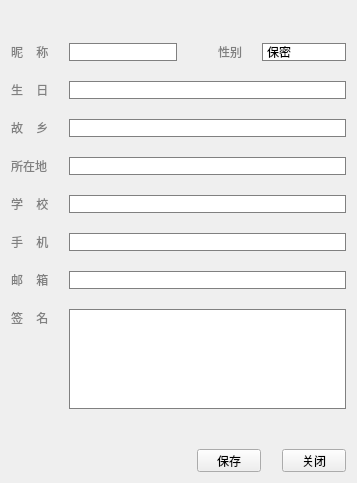
<?xml version="1.0" encoding="UTF-8"?>
<ui version="4.0">
 <class>ModifyInfoationWidget</class>
 <widget class="QWidget" name="ModifyInfoationWidget">
  <property name="geometry">
   <rect>
    <x>0</x>
    <y>0</y>
    <width>357</width>
    <height>483</height>
   </rect>
  </property>
  <property name="windowTitle">
   <string>Form</string>
  </property>
  <layout class="QHBoxLayout" name="horizontalLayout">
   <item>
    <layout class="QGridLayout" name="gridLayout">
     <property name="spacing">
      <number>20</number>
     </property>
     <item row="4" column="0">
      <widget class="QLabel" name="label_4">
       <property name="styleSheet">
        <string notr="true">color:gray;</string>
       </property>
       <property name="text">
        <string>故    乡</string>
       </property>
      </widget>
     </item>
     <item row="2" column="1" colspan="2">
      <widget class="QLineEdit" name="nick">
       <property name="focusPolicy">
        <enum>Qt::TabFocus</enum>
       </property>
       <property name="styleSheet">
        <string notr="true">QLineEdit{border:1px solid gray;}
QLineEdit:hover{border:1px solid #1583DD;}</string>
       </property>
      </widget>
     </item>
     <item row="6" column="0">
      <widget class="QLabel" name="label_5">
       <property name="styleSheet">
        <string notr="true">color:gray;</string>
       </property>
       <property name="text">
        <string>学    校</string>
       </property>
      </widget>
     </item>
     <item row="5" column="1" colspan="7">
      <widget class="QLineEdit" name="location">
       <property name="styleSheet">
        <string notr="true">QLineEdit{border:1px solid gray;}
QLineEdit:hover{border:1px solid #1583DD;}</string>
       </property>
      </widget>
     </item>
     <item row="3" column="0">
      <widget class="QLabel" name="label_3">
       <property name="styleSheet">
        <string notr="true">color:gray;</string>
       </property>
       <property name="text">
        <string>生    日</string>
       </property>
      </widget>
     </item>
     <item row="4" column="1" colspan="7">
      <widget class="QLineEdit" name="hometown">
       <property name="focusPolicy">
        <enum>Qt::StrongFocus</enum>
       </property>
       <property name="styleSheet">
        <string notr="true">QLineEdit{border:1px solid gray;}
QLineEdit:hover{border:1px solid #1583DD;}</string>
       </property>
      </widget>
     </item>
     <item row="5" column="0">
      <widget class="QLabel" name="label_9">
       <property name="styleSheet">
        <string notr="true">color:gray;</string>
       </property>
       <property name="text">
        <string>所在地</string>
       </property>
      </widget>
     </item>
     <item row="12" column="6" colspan="2">
      <widget class="QPushButton" name="pushButton_2">
       <property name="minimumSize">
        <size>
         <width>64</width>
         <height>23</height>
        </size>
       </property>
       <property name="maximumSize">
        <size>
         <width>64</width>
         <height>23</height>
        </size>
       </property>
       <property name="styleSheet">
        <string notr="true">QPushButton{border-image:url(:/res/YLCommonControl/audio_button_normal.png)}
QPushButton:hover{border-image:url(:/res/YLCommonControl/audio_button_hoverl.png)}
QPushButton:pressed{border-image:url(:/res/YLCommonControl/audio_button_down.png)}</string>
       </property>
       <property name="text">
        <string>关闭</string>
       </property>
      </widget>
     </item>
     <item row="6" column="1" colspan="7">
      <widget class="QLineEdit" name="school">
       <property name="styleSheet">
        <string notr="true">QLineEdit{border:1px solid gray;}
QLineEdit:hover{border:1px solid #1583DD;}</string>
       </property>
      </widget>
     </item>
     <item row="10" column="0">
      <widget class="QLabel" name="label_8">
       <property name="styleSheet">
        <string notr="true">color:gray;</string>
       </property>
       <property name="text">
        <string>签    名</string>
       </property>
       <property name="alignment">
        <set>Qt::AlignLeading|Qt::AlignLeft|Qt::AlignTop</set>
       </property>
      </widget>
     </item>
     <item row="7" column="1" colspan="7">
      <widget class="QLineEdit" name="phone">
       <property name="styleSheet">
        <string notr="true">QLineEdit{border:1px solid gray;}
QLineEdit:hover{border:1px solid #1583DD;}</string>
       </property>
      </widget>
     </item>
     <item row="9" column="0">
      <widget class="QLabel" name="label_7">
       <property name="styleSheet">
        <string notr="true">color:gray;</string>
       </property>
       <property name="text">
        <string>邮    箱</string>
       </property>
      </widget>
     </item>
     <item row="9" column="1" colspan="7">
      <widget class="QLineEdit" name="email">
       <property name="styleSheet">
        <string notr="true">QLineEdit{border:1px solid gray;}
QLineEdit:hover{border:1px solid #1583DD;}</string>
       </property>
      </widget>
     </item>
     <item row="7" column="0">
      <widget class="QLabel" name="label_6">
       <property name="styleSheet">
        <string notr="true">color:gray;</string>
       </property>
       <property name="text">
        <string>手    机</string>
       </property>
      </widget>
     </item>
     <item row="2" column="0">
      <widget class="QLabel" name="label">
       <property name="styleSheet">
        <string notr="true">color:gray;</string>
       </property>
       <property name="text">
        <string>昵    称</string>
       </property>
      </widget>
     </item>
     <item row="2" column="5" colspan="3">
      <widget class="QComboBox" name="comboBox">
       <property name="focusPolicy">
        <enum>Qt::TabFocus</enum>
       </property>
       <property name="styleSheet">
        <string notr="true">QComboBox{border:1px solid gray;}
QComboBox:hover{border:1px solid #1583DD;}
QComboBox::drop-down {
    subcontrol-origin: padding;
    subcontrol-position: top right;
    width: 20px;
 
    border-left-width: 0px;
}
 
QComboBox::down-arrow {
    image: url(:/res/YLCommonControl/arrow_down.png);
}
 
QComboBox::item {
	color:black;
    height: 25px;
    background: white;
}
 
QComboBox::item:hover {
	color:black;
    height: 25px;
    background: red;
}QListView::item:hover {
    background: #BDD7FD;
}</string>
       </property>
       <item>
        <property name="text">
         <string>保密</string>
        </property>
       </item>
       <item>
        <property name="text">
         <string>男</string>
        </property>
       </item>
       <item>
        <property name="text">
         <string>女</string>
        </property>
       </item>
      </widget>
     </item>
     <item row="2" column="4">
      <widget class="QLabel" name="label_2">
       <property name="styleSheet">
        <string notr="true">color:gray;</string>
       </property>
       <property name="text">
        <string>性别</string>
       </property>
      </widget>
     </item>
     <item row="12" column="3" colspan="3">
      <widget class="QPushButton" name="saveBtn">
       <property name="minimumSize">
        <size>
         <width>64</width>
         <height>23</height>
        </size>
       </property>
       <property name="maximumSize">
        <size>
         <width>64</width>
         <height>23</height>
        </size>
       </property>
       <property name="styleSheet">
        <string notr="true">QPushButton{border-image:url(:/res/YLCommonControl/audio_button_normal.png)}
QPushButton:hover{border-image:url(:/res/YLCommonControl/audio_button_hoverl.png)}
QPushButton:pressed{border-image:url(:/res/YLCommonControl/audio_button_down.png)}</string>
       </property>
       <property name="text">
        <string>保存</string>
       </property>
      </widget>
     </item>
     <item row="1" column="1">
      <widget class="QLabel" name="label_10">
       <property name="minimumSize">
        <size>
         <width>32</width>
         <height>12</height>
        </size>
       </property>
       <property name="text">
        <string/>
       </property>
      </widget>
     </item>
     <item row="10" column="1" colspan="7">
      <widget class="QPlainTextEdit" name="signal">
       <property name="styleSheet">
        <string notr="true">QPlainTextEdit{border:1px solid gray;}
QPlainTextEdit:hover{border:1px solid #1583DD;}</string>
       </property>
      </widget>
     </item>
     <item row="11" column="1" rowspan="2">
      <spacer name="verticalSpacer">
       <property name="orientation">
        <enum>Qt::Vertical</enum>
       </property>
       <property name="sizeHint" stdset="0">
        <size>
         <width>20</width>
         <height>40</height>
        </size>
       </property>
      </spacer>
     </item>
     <item row="3" column="1" colspan="7">
      <widget class="QLineEdit" name="birthday">
       <property name="focusPolicy">
        <enum>Qt::StrongFocus</enum>
       </property>
       <property name="styleSheet">
        <string notr="true">QLineEdit{border:1px solid gray;}
QLineEdit:hover{border:1px solid #1583DD;}</string>
       </property>
      </widget>
     </item>
    </layout>
   </item>
  </layout>
 </widget>
 <resources/>
 <connections/>
</ui>
